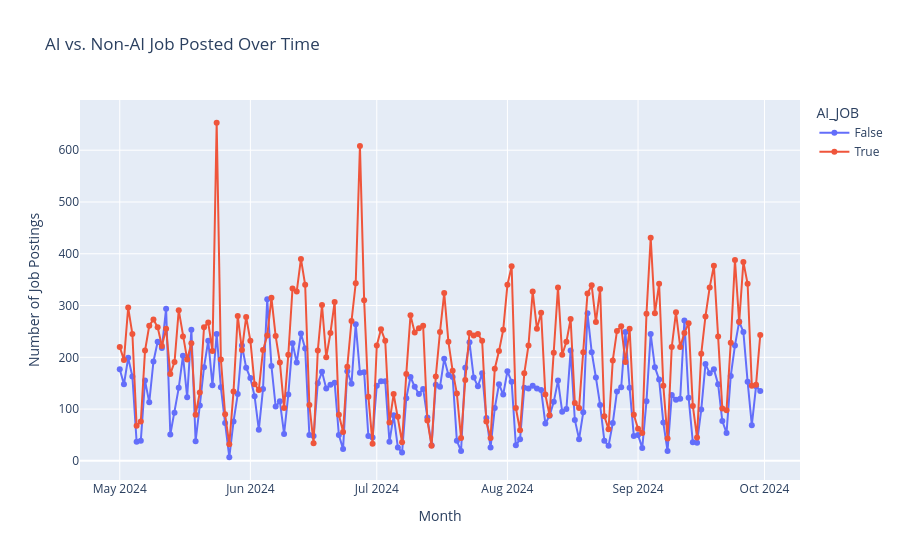

The code cell stored with this chart in its notebook:
### Markdown cell above
### Q2: AI-driven Job Growth vs. Job Displacement

### Code cell
df = pd.read_csv("data/cleaned_data.csv")
df_grouped = df.groupby(['POSTED', 'AI_JOB']).size().reset_index(name='Job_Count')

fig = px.line(df_grouped, x='POSTED', y='Job_Count', color='AI_JOB',
              title="AI vs. Non-AI Job Posted Over Time",
              labels={'POSTED': 'Month', 'Job_Count': 'Number of Job Postings'},
              markers=True)

fig.show()

fig.write_html("figures/2_chart.html")

### Figure 1 — Plotly figure (JSON) as saved in the notebook; plotly's stock layout.template omitted (floating-point values rounded to 4 significant figures; data arrays with more than 128 entries replaced by an {"elided": "..."} marker saying what was removed)
{"data": [{"hovertemplate": "AI_JOB=False<br>Month=%{x}<br>Number of Job Postings=%{y}<extra></extra>", "legendgroup": "False", "line": {"color": "#636efa", "dash": "solid"}, "marker": {"symbol": "circle"}, "mode": "lines+markers", "name": "False", "orientation": "v", "showlegend": true, "type": "scatter", "x": {"elided": "153 str values"}, "xaxis": "x", "y": {"elided": "153 int values"}, "yaxis": "y"}, {"hovertemplate": "AI_JOB=True<br>Month=%{x}<br>Number of Job Postings=%{y}<extra></extra>", "legendgroup": "True", "line": {"color": "#EF553B", "dash": "solid"}, "marker": {"symbol": "circle"}, "mode": "lines+markers", "name": "True", "orientation": "v", "showlegend": true, "type": "scatter", "x": {"elided": "153 str values"}, "xaxis": "x", "y": {"elided": "153 int values"}, "yaxis": "y"}], "layout": {"legend": {"title": {"text": "AI_JOB"}, "tracegroupgap": 0}, "title": {"text": "AI vs. Non-AI Job Posted Over Time"}, "xaxis": {"anchor": "y", "domain": [0, 1], "title": {"text": "Month"}}, "yaxis": {"anchor": "x", "domain": [0, 1], "title": {"text": "Number of Job Postings"}}}}
